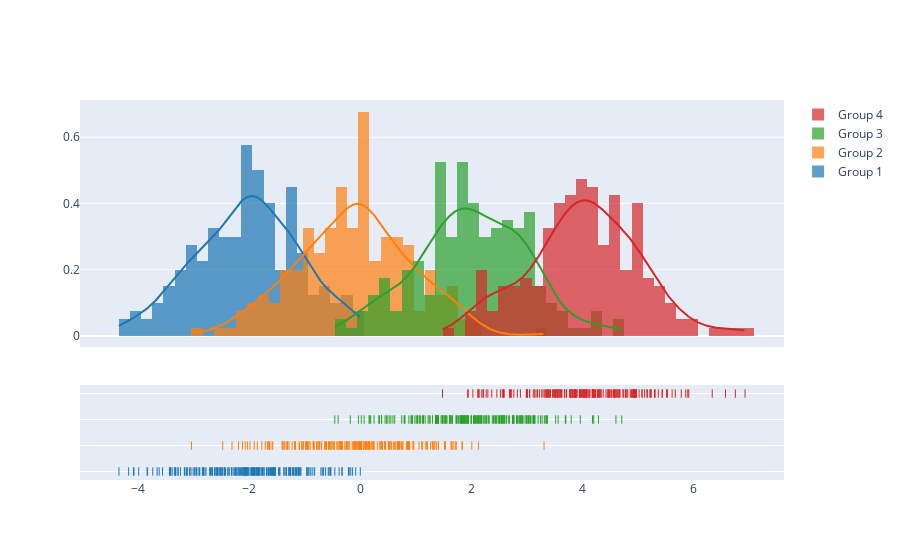

Notebook code for this chart:
### Code cell
import plotly.figure_factory as ff

# Add histogram data
x1 = np.random.randn(200) - 2
x2 = np.random.randn(200)
x3 = np.random.randn(200) + 2
x4 = np.random.randn(200) + 4

# Group data together
hist_data = [x1, x2, x3, x4]

group_labels = ['Group 1', 'Group 2', 'Group 3', 'Group 4']

# Create distplot with custom bin_size
fig = ff.create_distplot(hist_data, group_labels, bin_size=.2)
fig.show()

### Figure 1 — Plotly figure (JSON) as saved in the notebook; plotly's stock layout.template omitted (floating-point values rounded to 4 significant figures; data arrays with more than 128 entries replaced by an {"elided": "..."} marker saying what was removed)
{"data": [{"autobinx": false, "histnorm": "probability density", "legendgroup": "Group 1", "marker": {"color": "rgb(31, 119, 180)"}, "name": "Group 1", "opacity": 0.7, "type": "histogram", "x": {"elided": "200 float values"}, "xaxis": "x", "xbins": {"end": 0.004922, "size": 0.2, "start": -4.334}, "yaxis": "y"}, {"autobinx": false, "histnorm": "probability density", "legendgroup": "Group 2", "marker": {"color": "rgb(255, 127, 14)"}, "name": "Group 2", "opacity": 0.7, "type": "histogram", "x": {"elided": "200 float values"}, "xaxis": "x", "xbins": {"end": 3.308, "size": 0.2, "start": -3.03}, "yaxis": "y"}, {"autobinx": false, "histnorm": "probability density", "legendgroup": "Group 3", "marker": {"color": "rgb(44, 160, 44)"}, "name": "Group 3", "opacity": 0.7, "type": "histogram", "x": {"elided": "200 float values"}, "xaxis": "x", "xbins": {"end": 4.705, "size": 0.2, "start": -0.4544}, "yaxis": "y"}, {"autobinx": false, "histnorm": "probability density", "legendgroup": "Group 4", "marker": {"color": "rgb(214, 39, 40)"}, "name": "Group 4", "opacity": 0.7, "type": "histogram", "x": {"elided": "200 float values"}, "xaxis": "x", "xbins": {"end": 6.922, "size": 0.2, "start": 1.483}, "yaxis": "y"}, {"legendgroup": "Group 1", "marker": {"color": "rgb(31, 119, 180)"}, "mode": "lines", "name": "Group 1", "showlegend": false, "type": "scatter", "x": {"elided": "500 float values"}, "xaxis": "x", "y": {"elided": "500 float values"}, "yaxis": "y"}, {"legendgroup": "Group 2", "marker": {"color": "rgb(255, 127, 14)"}, "mode": "lines", "name": "Group 2", "showlegend": false, "type": "scatter", "x": {"elided": "500 float values"}, "xaxis": "x", "y": {"elided": "500 float values"}, "yaxis": "y"}, {"legendgroup": "Group 3", "marker": {"color": "rgb(44, 160, 44)"}, "mode": "lines", "name": "Group 3", "showlegend": false, "type": "scatter", "x": {"elided": "500 float values"}, "xaxis": "x", "y": {"elided": "500 float values"}, "yaxis": "y"}, {"legendgroup": "Group 4", "marker": {"color": "rgb(214, 39, 40)"}, "mode": "lines", "name": "Group 4", "showlegend": false, "type": "scatter", "x": {"elided": "500 float values"}, "xaxis": "x", "y": {"elided": "500 float values"}, "yaxis": "y"}, {"legendgroup": "Group 1", "marker": {"color": "rgb(31, 119, 180)", "symbol": "line-ns-open"}, "mode": "markers", "name": "Group 1", "showlegend": false, "type": "scatter", "x": {"elided": "200 float values"}, "xaxis": "x", "y": {"elided": "200 str values"}, "yaxis": "y2"}, {"legendgroup": "Group 2", "marker": {"color": "rgb(255, 127, 14)", "symbol": "line-ns-open"}, "mode": "markers", "name": "Group 2", "showlegend": false, "type": "scatter", "x": {"elided": "200 float values"}, "xaxis": "x", "y": {"elided": "200 str values"}, "yaxis": "y2"}, {"legendgroup": "Group 3", "marker": {"color": "rgb(44, 160, 44)", "symbol": "line-ns-open"}, "mode": "markers", "name": "Group 3", "showlegend": false, "type": "scatter", "x": {"elided": "200 float values"}, "xaxis": "x", "y": {"elided": "200 str values"}, "yaxis": "y2"}, {"legendgroup": "Group 4", "marker": {"color": "rgb(214, 39, 40)", "symbol": "line-ns-open"}, "mode": "markers", "name": "Group 4", "showlegend": false, "type": "scatter", "x": {"elided": "200 float values"}, "xaxis": "x", "y": {"elided": "200 str values"}, "yaxis": "y2"}], "layout": {"barmode": "overlay", "hovermode": "closest", "legend": {"traceorder": "reversed"}, "xaxis": {"anchor": "y2", "domain": [0.0, 1.0], "zeroline": false}, "yaxis": {"anchor": "free", "domain": [0.35, 1], "position": 0.0}, "yaxis2": {"anchor": "x", "domain": [0, 0.25], "dtick": 1, "showticklabels": false}}}
